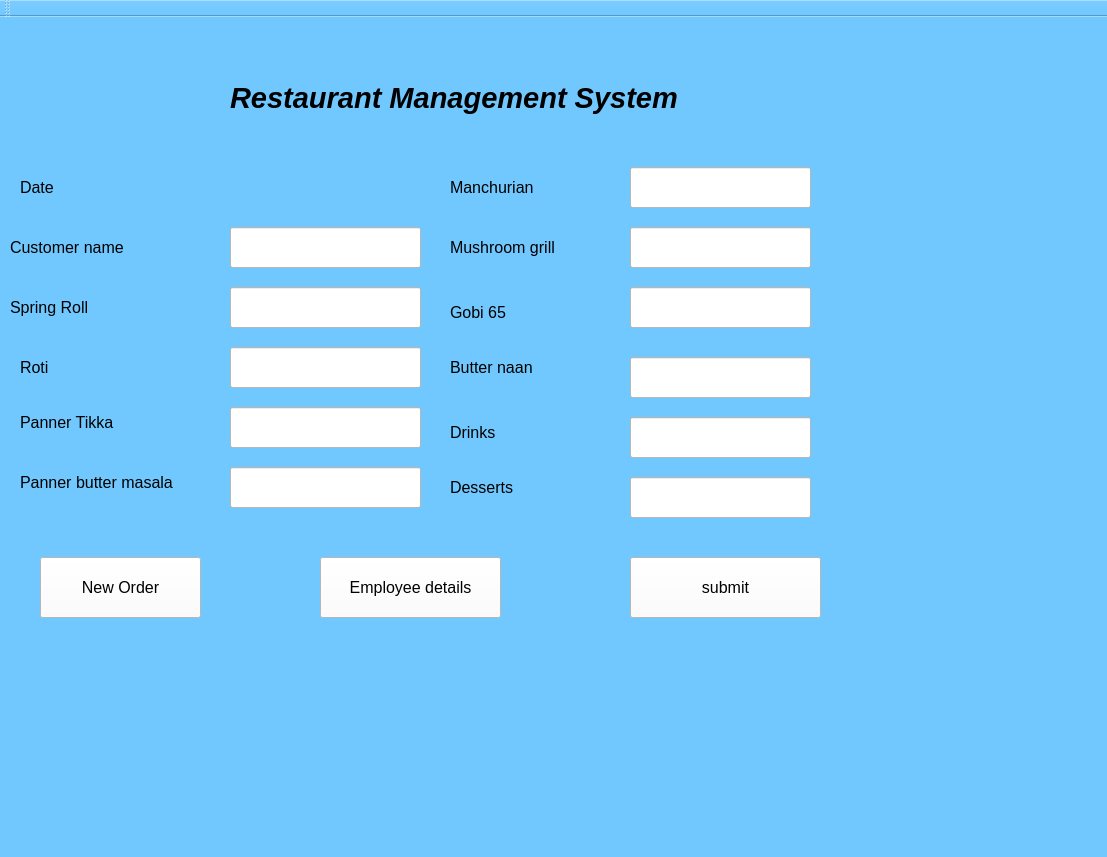
<?xml version="1.0" encoding="UTF-8"?>
<ui version="4.0">
 <class>MainWindow</class>
 <widget class="QMainWindow" name="MainWindow">
  <property name="geometry">
   <rect>
    <x>0</x>
    <y>0</y>
    <width>1107</width>
    <height>857</height>
   </rect>
  </property>
  <property name="windowTitle">
   <string>MainWindow</string>
  </property>
  <property name="styleSheet">
   <string notr="true">background-color: rgb(112, 200, 255);</string>
  </property>
  <widget class="QWidget" name="centralwidget">
   <widget class="QLabel" name="label">
    <property name="geometry">
     <rect>
      <x>230</x>
      <y>60</y>
      <width>611</width>
      <height>41</height>
     </rect>
    </property>
    <property name="font">
     <font>
      <family>MS Sans Serif</family>
      <pointsize>22</pointsize>
      <weight>75</weight>
      <italic>true</italic>
      <bold>true</bold>
     </font>
    </property>
    <property name="styleSheet">
     <string notr="true"/>
    </property>
    <property name="text">
     <string>Restaurant Management System</string>
    </property>
   </widget>
   <widget class="QLabel" name="label_2">
    <property name="geometry">
     <rect>
      <x>20</x>
      <y>150</y>
      <width>171</width>
      <height>41</height>
     </rect>
    </property>
    <property name="font">
     <font>
      <family>MS Sans Serif</family>
      <pointsize>12</pointsize>
     </font>
    </property>
    <property name="text">
     <string>Date</string>
    </property>
   </widget>
   <widget class="QLabel" name="label_3">
    <property name="geometry">
     <rect>
      <x>10</x>
      <y>270</y>
      <width>141</width>
      <height>41</height>
     </rect>
    </property>
    <property name="font">
     <font>
      <family>MS Sans Serif</family>
      <pointsize>12</pointsize>
     </font>
    </property>
    <property name="text">
     <string>Spring Roll</string>
    </property>
   </widget>
   <widget class="QLabel" name="label_4">
    <property name="geometry">
     <rect>
      <x>20</x>
      <y>330</y>
      <width>141</width>
      <height>41</height>
     </rect>
    </property>
    <property name="font">
     <font>
      <family>MS Sans Serif</family>
      <pointsize>12</pointsize>
     </font>
    </property>
    <property name="text">
     <string>Roti</string>
    </property>
   </widget>
   <widget class="QLabel" name="label_5">
    <property name="geometry">
     <rect>
      <x>20</x>
      <y>380</y>
      <width>171</width>
      <height>51</height>
     </rect>
    </property>
    <property name="font">
     <font>
      <family>MS Sans Serif</family>
      <pointsize>12</pointsize>
     </font>
    </property>
    <property name="text">
     <string>Panner Tikka</string>
    </property>
   </widget>
   <widget class="QLineEdit" name="roti">
    <property name="geometry">
     <rect>
      <x>230</x>
      <y>330</y>
      <width>191</width>
      <height>41</height>
     </rect>
    </property>
    <property name="font">
     <font>
      <family>MS Sans Serif</family>
      <pointsize>12</pointsize>
     </font>
    </property>
    <property name="styleSheet">
     <string notr="true">background-color: rgb(255, 255, 255);</string>
    </property>
   </widget>
   <widget class="QLineEdit" name="pt">
    <property name="geometry">
     <rect>
      <x>230</x>
      <y>390</y>
      <width>191</width>
      <height>41</height>
     </rect>
    </property>
    <property name="font">
     <font>
      <family>MS Sans Serif</family>
      <pointsize>12</pointsize>
     </font>
    </property>
    <property name="styleSheet">
     <string notr="true">background-color: rgb(255, 255, 255);</string>
    </property>
   </widget>
   <widget class="QPushButton" name="submit">
    <property name="geometry">
     <rect>
      <x>630</x>
      <y>540</y>
      <width>191</width>
      <height>61</height>
     </rect>
    </property>
    <property name="font">
     <font>
      <pointsize>12</pointsize>
     </font>
    </property>
    <property name="styleSheet">
     <string notr="true">background-color: rgb(255, 255, 255);</string>
    </property>
    <property name="text">
     <string>submit</string>
    </property>
   </widget>
   <widget class="QLabel" name="label_6">
    <property name="geometry">
     <rect>
      <x>20</x>
      <y>440</y>
      <width>201</width>
      <height>51</height>
     </rect>
    </property>
    <property name="font">
     <font>
      <family>MS Sans Serif</family>
      <pointsize>12</pointsize>
     </font>
    </property>
    <property name="text">
     <string>Panner butter masala</string>
    </property>
   </widget>
   <widget class="QLineEdit" name="pbm">
    <property name="geometry">
     <rect>
      <x>230</x>
      <y>450</y>
      <width>191</width>
      <height>41</height>
     </rect>
    </property>
    <property name="font">
     <font>
      <family>MS Sans Serif</family>
      <pointsize>12</pointsize>
     </font>
    </property>
    <property name="styleSheet">
     <string notr="true">background-color: rgb(255, 255, 255);</string>
    </property>
   </widget>
   <widget class="QLineEdit" name="mnch">
    <property name="geometry">
     <rect>
      <x>630</x>
      <y>150</y>
      <width>181</width>
      <height>41</height>
     </rect>
    </property>
    <property name="font">
     <font>
      <family>MS Sans Serif</family>
      <pointsize>12</pointsize>
     </font>
    </property>
    <property name="styleSheet">
     <string notr="true">background-color: rgb(255, 255, 255);</string>
    </property>
   </widget>
   <widget class="QLabel" name="label_8">
    <property name="geometry">
     <rect>
      <x>450</x>
      <y>150</y>
      <width>131</width>
      <height>41</height>
     </rect>
    </property>
    <property name="font">
     <font>
      <family>MS Sans Serif</family>
      <pointsize>12</pointsize>
     </font>
    </property>
    <property name="text">
     <string>Manchurian</string>
    </property>
   </widget>
   <widget class="QLabel" name="label_9">
    <property name="geometry">
     <rect>
      <x>10</x>
      <y>210</y>
      <width>211</width>
      <height>41</height>
     </rect>
    </property>
    <property name="font">
     <font>
      <family>MS Sans Serif</family>
      <pointsize>12</pointsize>
     </font>
    </property>
    <property name="text">
     <string>Customer name</string>
    </property>
   </widget>
   <widget class="QLabel" name="label_10">
    <property name="geometry">
     <rect>
      <x>450</x>
      <y>210</y>
      <width>171</width>
      <height>41</height>
     </rect>
    </property>
    <property name="font">
     <font>
      <family>MS Sans Serif</family>
      <pointsize>12</pointsize>
     </font>
    </property>
    <property name="text">
     <string>Mushroom grill</string>
    </property>
   </widget>
   <widget class="QLabel" name="label_11">
    <property name="geometry">
     <rect>
      <x>450</x>
      <y>280</y>
      <width>161</width>
      <height>31</height>
     </rect>
    </property>
    <property name="font">
     <font>
      <family>MS Sans Serif</family>
      <pointsize>12</pointsize>
     </font>
    </property>
    <property name="text">
     <string>Gobi 65</string>
    </property>
   </widget>
   <widget class="QLabel" name="label_12">
    <property name="geometry">
     <rect>
      <x>450</x>
      <y>330</y>
      <width>161</width>
      <height>41</height>
     </rect>
    </property>
    <property name="font">
     <font>
      <family>MS Sans Serif</family>
      <pointsize>12</pointsize>
     </font>
    </property>
    <property name="text">
     <string>Butter naan</string>
    </property>
   </widget>
   <widget class="QLabel" name="label_13">
    <property name="geometry">
     <rect>
      <x>450</x>
      <y>400</y>
      <width>151</width>
      <height>31</height>
     </rect>
    </property>
    <property name="font">
     <font>
      <family>MS Sans Serif</family>
      <pointsize>12</pointsize>
     </font>
    </property>
    <property name="text">
     <string>Drinks</string>
    </property>
   </widget>
   <widget class="QLineEdit" name="cname">
    <property name="geometry">
     <rect>
      <x>230</x>
      <y>210</y>
      <width>191</width>
      <height>41</height>
     </rect>
    </property>
    <property name="font">
     <font>
      <family>MS Sans Serif</family>
      <pointsize>12</pointsize>
     </font>
    </property>
    <property name="styleSheet">
     <string notr="true">background-color: rgb(255, 255, 255);</string>
    </property>
   </widget>
   <widget class="QLabel" name="label_14">
    <property name="geometry">
     <rect>
      <x>450</x>
      <y>450</y>
      <width>151</width>
      <height>41</height>
     </rect>
    </property>
    <property name="font">
     <font>
      <family>MS Sans Serif</family>
      <pointsize>12</pointsize>
     </font>
    </property>
    <property name="text">
     <string>Desserts</string>
    </property>
   </widget>
   <widget class="QLineEdit" name="mg">
    <property name="geometry">
     <rect>
      <x>630</x>
      <y>210</y>
      <width>181</width>
      <height>41</height>
     </rect>
    </property>
    <property name="font">
     <font>
      <family>MS Sans Serif</family>
      <pointsize>12</pointsize>
     </font>
    </property>
    <property name="styleSheet">
     <string notr="true">background-color: rgb(255, 255, 255);</string>
    </property>
   </widget>
   <widget class="QLineEdit" name="gb">
    <property name="geometry">
     <rect>
      <x>630</x>
      <y>270</y>
      <width>181</width>
      <height>41</height>
     </rect>
    </property>
    <property name="font">
     <font>
      <family>MS Sans Serif</family>
      <pointsize>12</pointsize>
     </font>
    </property>
    <property name="styleSheet">
     <string notr="true">background-color: rgb(255, 255, 255);</string>
    </property>
   </widget>
   <widget class="QLineEdit" name="bn">
    <property name="geometry">
     <rect>
      <x>630</x>
      <y>340</y>
      <width>181</width>
      <height>41</height>
     </rect>
    </property>
    <property name="font">
     <font>
      <family>MS Sans Serif</family>
      <pointsize>12</pointsize>
     </font>
    </property>
    <property name="styleSheet">
     <string notr="true">background-color: rgb(255, 255, 255);</string>
    </property>
   </widget>
   <widget class="QLineEdit" name="dks">
    <property name="geometry">
     <rect>
      <x>630</x>
      <y>400</y>
      <width>181</width>
      <height>41</height>
     </rect>
    </property>
    <property name="font">
     <font>
      <family>MS Sans Serif</family>
      <pointsize>12</pointsize>
     </font>
    </property>
    <property name="styleSheet">
     <string notr="true">background-color: rgb(255, 255, 255);</string>
    </property>
   </widget>
   <widget class="QLineEdit" name="dsrt">
    <property name="geometry">
     <rect>
      <x>630</x>
      <y>460</y>
      <width>181</width>
      <height>41</height>
     </rect>
    </property>
    <property name="font">
     <font>
      <family>MS Sans Serif</family>
      <pointsize>12</pointsize>
     </font>
    </property>
    <property name="styleSheet">
     <string notr="true">background-color: rgb(255, 255, 255);</string>
    </property>
   </widget>
   <widget class="QLabel" name="date">
    <property name="geometry">
     <rect>
      <x>230</x>
      <y>150</y>
      <width>191</width>
      <height>41</height>
     </rect>
    </property>
    <property name="font">
     <font>
      <family>MS Sans Serif</family>
      <pointsize>12</pointsize>
     </font>
    </property>
    <property name="text">
     <string/>
    </property>
   </widget>
   <widget class="QLineEdit" name="sroll">
    <property name="geometry">
     <rect>
      <x>230</x>
      <y>270</y>
      <width>191</width>
      <height>41</height>
     </rect>
    </property>
    <property name="font">
     <font>
      <family>MS Sans Serif</family>
      <pointsize>12</pointsize>
     </font>
    </property>
    <property name="styleSheet">
     <string notr="true">background-color: rgb(255, 255, 255);</string>
    </property>
   </widget>
   <widget class="QPushButton" name="clear">
    <property name="geometry">
     <rect>
      <x>40</x>
      <y>540</y>
      <width>161</width>
      <height>61</height>
     </rect>
    </property>
    <property name="font">
     <font>
      <pointsize>12</pointsize>
     </font>
    </property>
    <property name="styleSheet">
     <string notr="true">background-color: rgb(255, 255, 255);</string>
    </property>
    <property name="text">
     <string>New Order</string>
    </property>
   </widget>
   <widget class="QPushButton" name="ed">
    <property name="geometry">
     <rect>
      <x>320</x>
      <y>540</y>
      <width>181</width>
      <height>61</height>
     </rect>
    </property>
    <property name="font">
     <font>
      <family>MS Sans Serif</family>
      <pointsize>12</pointsize>
     </font>
    </property>
    <property name="styleSheet">
     <string notr="true">background-color: rgb(255, 255, 255);</string>
    </property>
    <property name="text">
     <string>Employee details</string>
    </property>
   </widget>
  </widget>
  <widget class="QMenuBar" name="menubar">
   <property name="geometry">
    <rect>
     <x>0</x>
     <y>0</y>
     <width>1107</width>
     <height>26</height>
    </rect>
   </property>
  </widget>
  <widget class="QStatusBar" name="statusbar"/>
  <widget class="QToolBar" name="toolBar">
   <property name="windowTitle">
    <string>toolBar</string>
   </property>
   <attribute name="toolBarArea">
    <enum>TopToolBarArea</enum>
   </attribute>
   <attribute name="toolBarBreak">
    <bool>false</bool>
   </attribute>
  </widget>
 </widget>
 <resources/>
 <connections/>
</ui>
